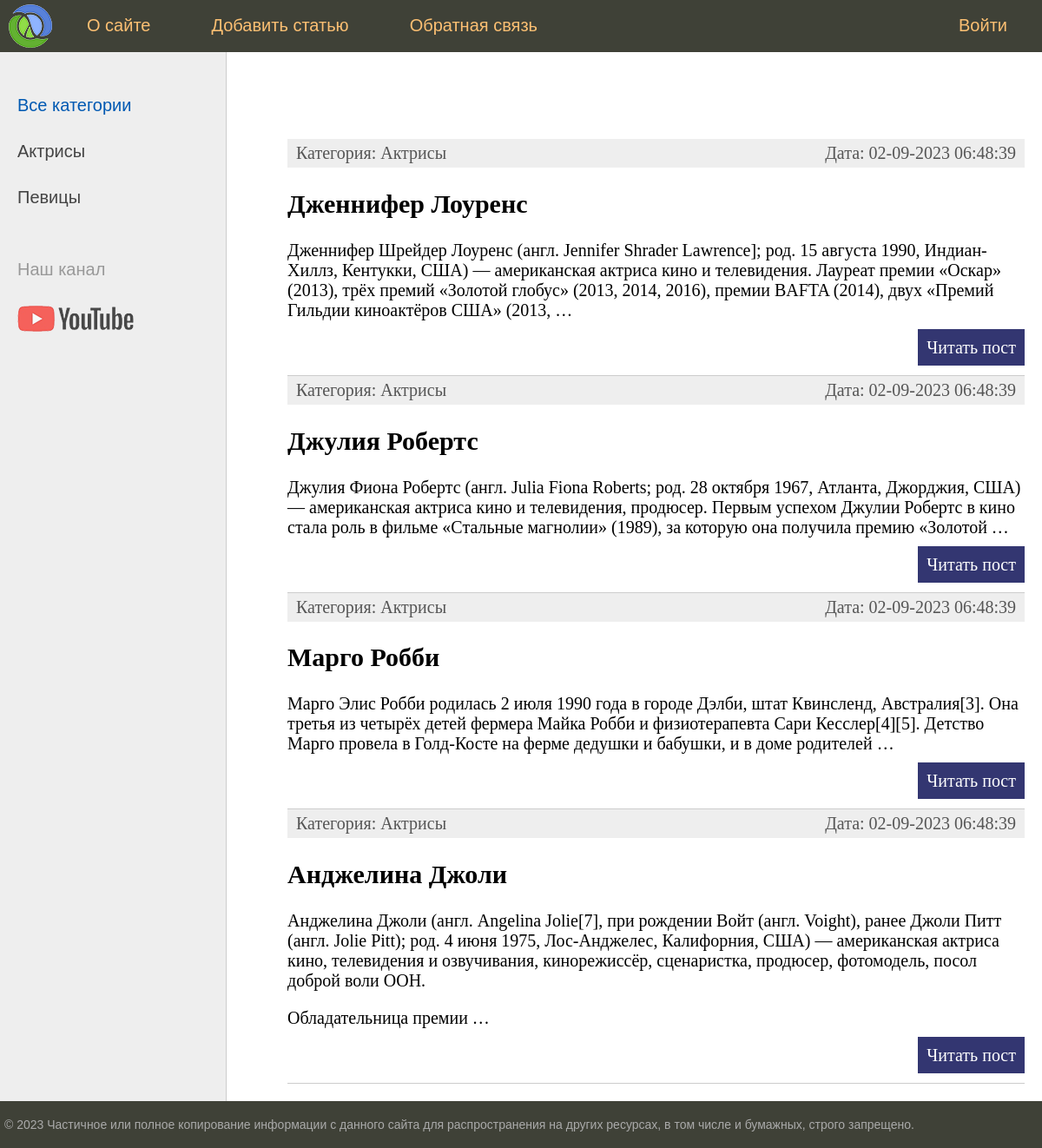
Before: / with the older database file.
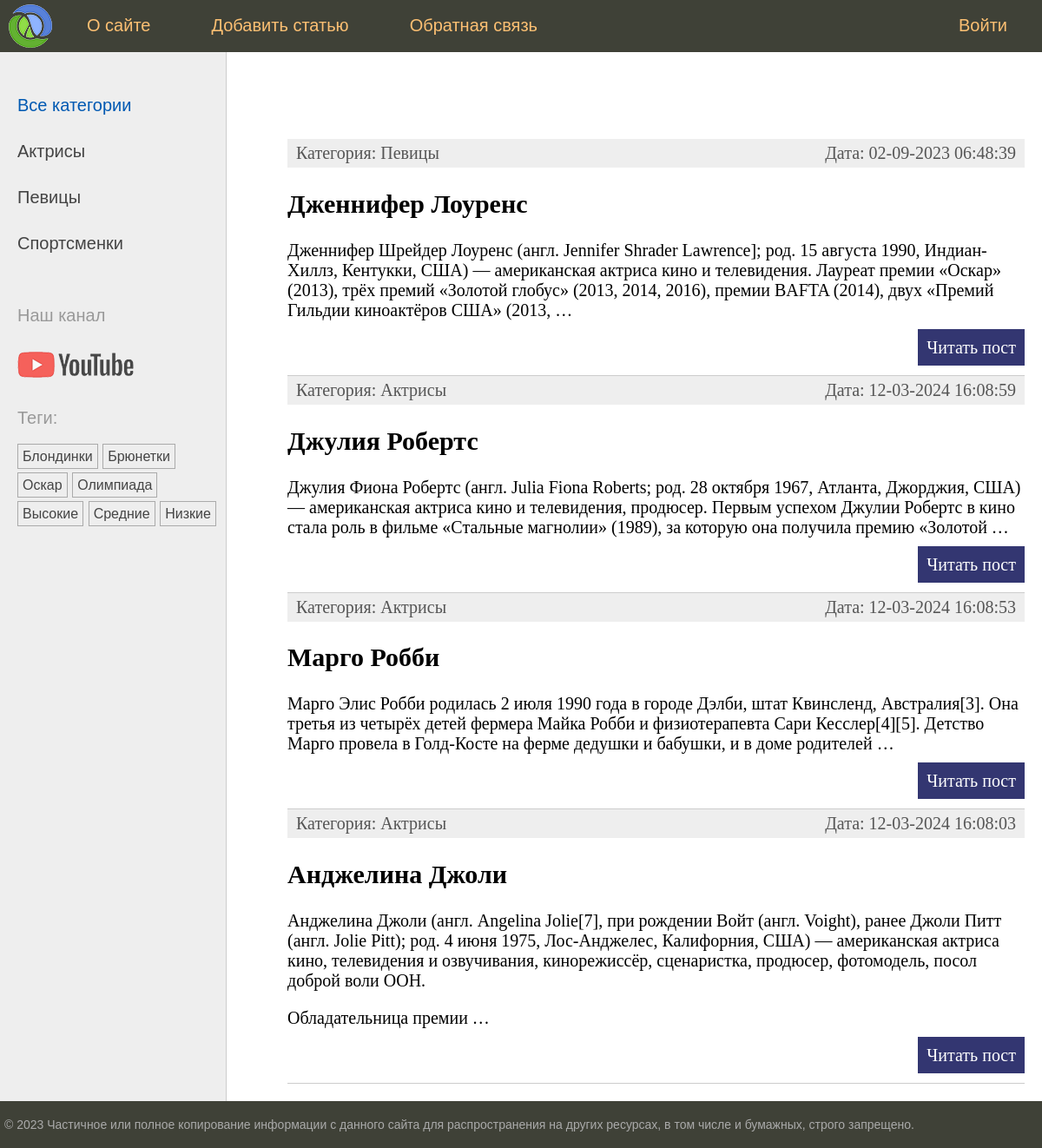
After: the same page with the newer database file.
### women/models.py (models this page shows, shortened)
class Category(models.Model):
    name = models.CharField(max_length=100, db_index=True)
    slug = models.SlugField(max_length=255, unique=True, db_index=True)
    def get_absolute_url(self):
        return reverse('category', kwargs={'cat_slug': self.slug})

class Women(models.Model):
    class Status(models.IntegerChoices):
        DRAFT = 0, 'Черновик'
        PUBLISHED = 1, 'Опубликовано'
    title = models.CharField(max_length=255)
    slug = models.SlugField(max_length=255, unique=True, db_index=True)
    content = models.TextField(blank=True)
    time_create = models.DateTimeField(auto_now_add=True)
    time_update = models.DateTimeField(auto_now=True)
    is_published = models.BooleanField(choices=Status.choices, default=Status.DRAFT)
    cat = models.ForeignKey('Category', on_delete=models.PROTECT, related_name='posts')
    tags = models.ManyToManyField('TagPost', blank=True, related_name='tags')
    husband = models.OneToOneField('Husband', on_delete=models.SET_NULL, null=True, blank=True, related_name='wuman')
    objects = models.Manager()
    published = PublishedManager()
    class Meta:
        ordering = ['-time_create']
        indexes = [
            models.Index(fields=['-time_create'])
        ]
    def get_absolute_url(self):
        return reverse('post', kwargs={'post_slug': self.slug})

class TagPost(models.Model):
    tag = models.CharField(max_length=100, db_index=True)
    slug = models.SlugField(max_length=255, unique=True, db_index=True)
    def get_absolute_url(self):
        return reverse('tag', kwargs={'tag_slug': self.slug})

### women/views.py (the view)
# urls.py: path('', views.index, name='home'),
def index(request):
    posts = Women.published.all()
    data = {
        'title': 'Главная страница',
        'menu': menu,
        'posts': posts,
        'cat_selected': 0,
    }
    return render(request, 'women/index.html', context=data)

### women/models.py (called while the page is built)
    def get_queryset(self):
        return super().get_queryset().filter(is_published=Women.Status.PUBLISHED)

### women/templatetags/women_tags.py (called while the page is built)
@register.inclusion_tag('women/list_categories.html')
def show_categories(cat_selected=0):
    cats = Category.objects.all()
    return {'cats': cats, 'cat_selected': cat_selected}

@register.inclusion_tag('women/list_tags.html')
def show_all_tags():
    return {'tags': TagPost.objects.all()}

### women/templates/women/index.html (shortened to what this page needs)
{% extends 'base.html' %}
{% block content %}
<ul class="list-articles">
	{% for p in posts %}
			<li><div class='article-panel'>
	<p class="first">Категория: {{p.cat.name}}</p>
	<p class="last">Дата: {{p.time_update|date:'d-m-Y H:i:s'}}</p>
	</div>
				<h2>{{p.title}}</h2>
    {% autoescape off %}
	{{p.content|linebreaks|truncatewords:40}}
    {% endautoescape %}
			<p class="link-read-post"><a href="{{ p.get_absolute_url }}">Читать пост</a></p>
			</li>
	{% endfor %}
</ul>
{% endblock %}

### templates/base.html (shortened to what this page needs)
{% load static %}
{% load women_tags %}
<!DOCTYPE html>
<html>
<head>
	<link type="text/css" href="{% static 'women/css/styles.css' %}" rel="stylesheet" />
</head>
<body>
<table class="table-page" border=0 cellpadding="0" cellspacing="0">
<tr><td valign=top>
{% block mainmenu %}
		<div class="header">
			<ul id="mainmenu" class="mainmenu">
			<li class="logo"><a href="{% url 'home' %}"><div class="logo"></div></a></li>
{% for m in menu %}
	{% if not forloop.last %}<li>{% else %}<li class="last">{% endif %}
		<a href="{% url m.url_name %}">{{m.title}}</a></li>
{% endfor %}
			</ul>
		</div>
{% endblock mainmenu %}
<table class="table-content" border=0 cellpadding="0" cellspacing="0">
<tr>
	<td valign="top" class="left-chapters">
	<ul id="leftchapters">
		{% if cat_selected == 0 %}
		<li class="selected">Все категории</li>
		{% else %}
		<li><a href="{% url 'home' %}">Все категории</a></li>
		{% endif %}
		{% show_categories cat_selected %}
		<li class="share">
		<p>Наш канал</p>
		<a class="share-yt" href="https://www.youtube.com/channel/UClJzWfGWuGJL2t-3dYKcHTA/playlists" target="_blank" rel="nofollow"></a>
		</li>
		<li>{% show_all_tags %}</li>
	</ul>
</td>
<td valign="top" class="content">
	<div class="content-text">
{% block content %}
{% endblock %}
	</div>
</td></tr></table>
</td></tr>
<tr><td valign=top>
	<div id="footer">
		<p>&copy; 2023 Частичное или полное копирование информации с данного сайта для распространения на других ресурсах, в том числе и бумажных, строго запрещено.</p>
	</div>
</td></tr></table>
</body>
</html>

### women/templates/women/list_categories.html
{% for cat in cats %}
{% if cat.id == cat_selected %}
<li class="selected">{{ cat.name }}</li>
{% else %}
<li><a href="{{ cat.get_absolute_url }}">{{ cat.name }}</a></li>
{% endif %}
{% endfor %}

### women/templates/women/list_tags.html
{% if tags %}
    <p>Теги:</p>
    <ul class="tags-list">
        {% for t in tags %}
        <li><a href="{{t.get_absolute_url}}">{{t.tag}}</a></li>
        {% endfor %}
    </ul>
{% endif %}

Changed rows visible on the page:
added Category: name "Спортсменки"
added TagPost: tag "Блондинки"
added TagPost: tag "Брюнетки"
added TagPost: tag "Оскар"
added TagPost: tag "Олимпиада"
added TagPost: tag "Высокие"
added TagPost: tag "Средние"
added TagPost: tag "Низкие"
changed Women "Дженнифер Лоуренс": cat.name "Актрисы" → "Певицы"
changed Women "Джулия Робертс": time_update "02-09-2023 06:48:39" → "12-03-2024 16:08:59"
changed Women "Марго Робби": time_update "02-09-2023 06:48:39" → "12-03-2024 16:08:53"
changed Women "Анджелина Джоли": time_update "02-09-2023 06:48:39" → "12-03-2024 16:08:03"
Other visible differences:
text now shown: "Теги:"
